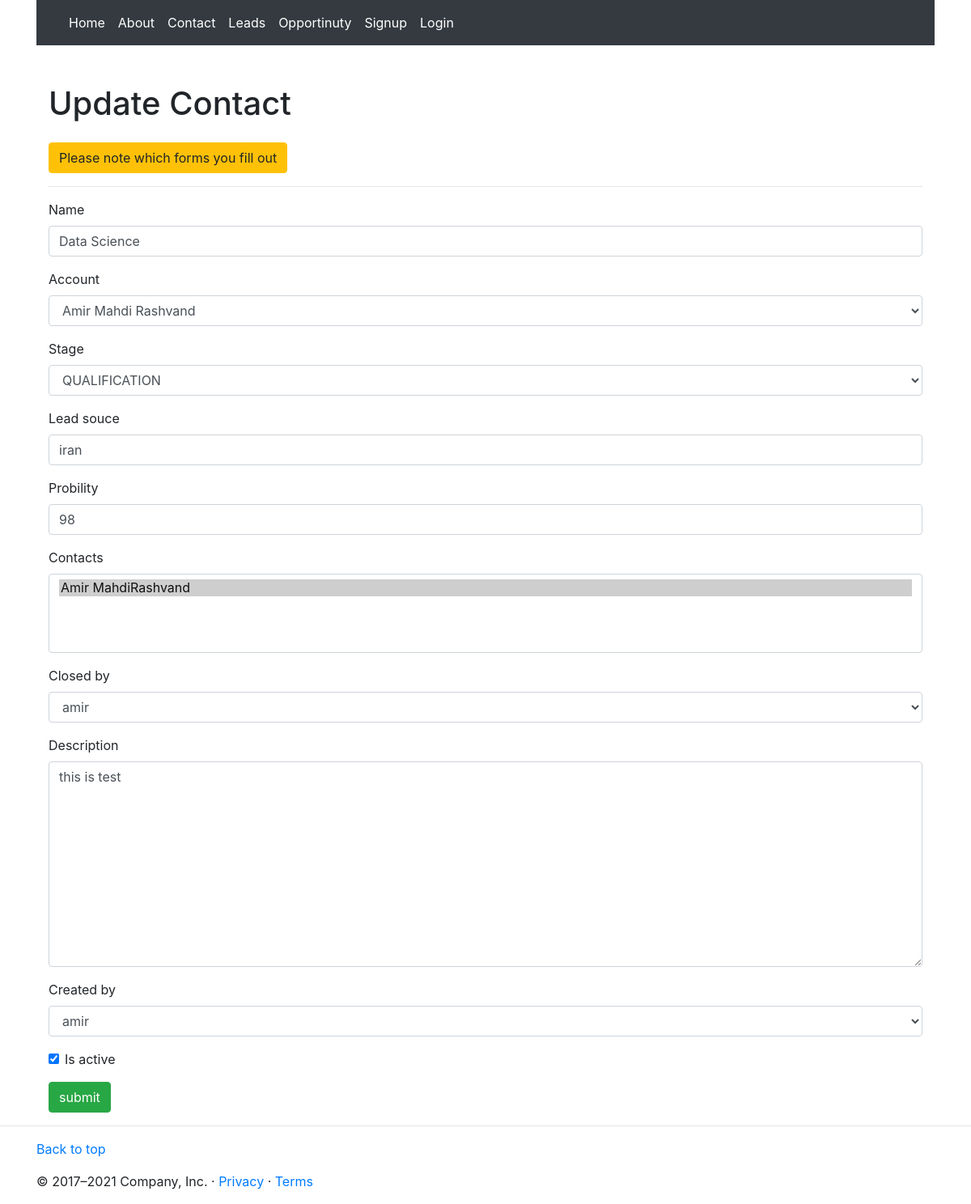
The page /opp/update/2 on the database as committed earlier.
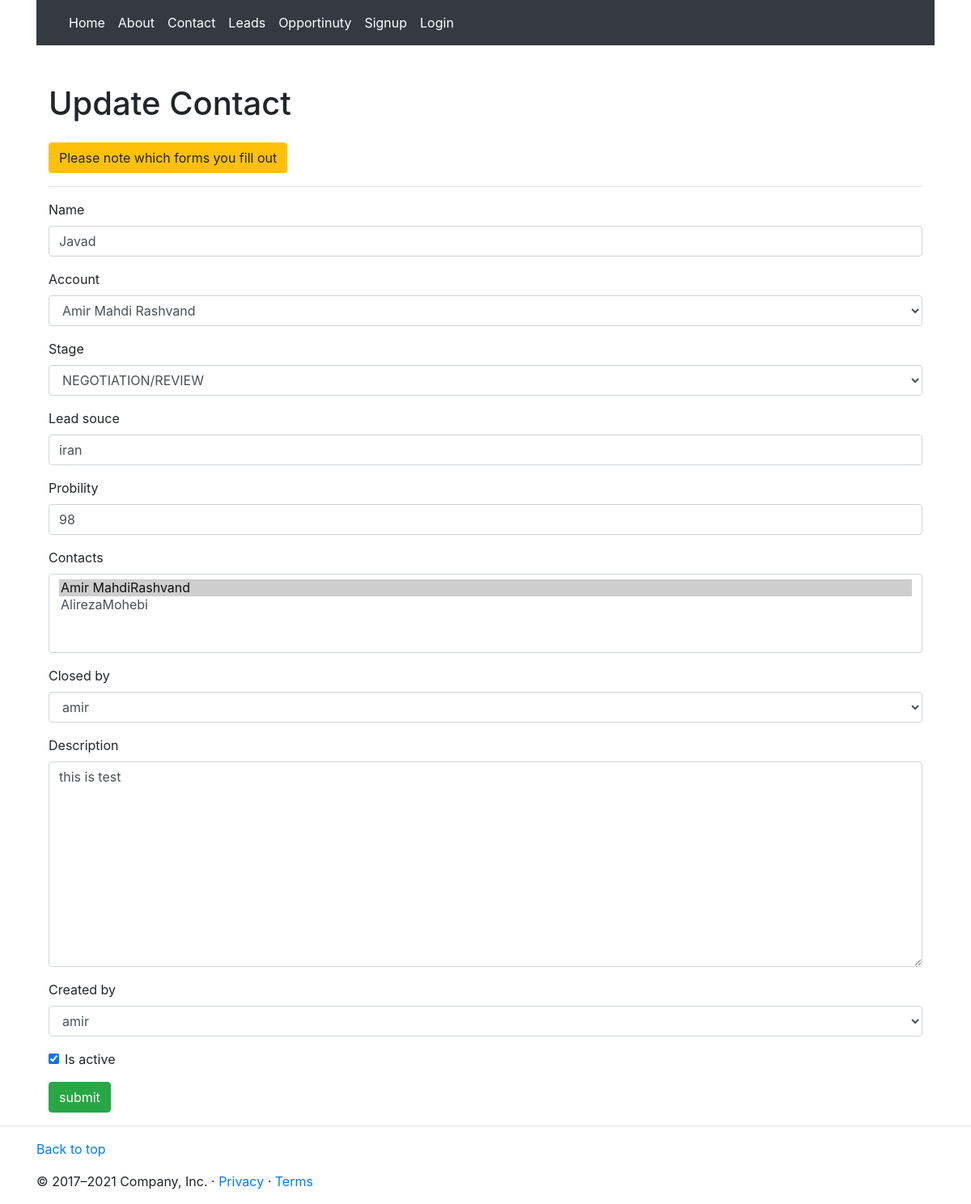
The same page on the database as committed later.
### Opportunity/models.py (models this page shows, shortened)
class Opportinuty(models.Model):
    name         = models.CharField(max_length=50)
    account      = models.ForeignKey(Account, on_delete=models.CASCADE)
    stage        = models.CharField(max_length=50, choices=STAGE_CHOICES)
    amount       = models.DecimalField(max_digits=12, decimal_places=2)
    lead_souce   = models.CharField(max_length=50)
    probility    = models.CharField(max_length=50)
    contacts     = models.ManyToManyField(Contact)
    closed_by    = models.ForeignKey(User, on_delete=models.CASCADE)
    description  = models.TextField()
    created_by   = models.ForeignKey(User, on_delete=models.CASCADE,related_name='created_by_opportinuty',)
    is_active    = models.BooleanField(default=False)

### Account/models.py (models this page shows)
class Account(models.Model):
    name = models.CharField(max_length=200,blank=True)
    emai = models.EmailField(max_length=254)
    phone = models.CharField(max_length=50)
    industry = models.CharField(max_length=50, choices=INDUSTRY_CHOICES)
    website = models.URLField(max_length=200)
    description = models.TextField()
    assigned_to = models.ManyToManyField(User, related_name='assigner')
    created_on  = models.DateTimeField(auto_now_add=False)
    is_active = models.BooleanField(default=True)
    def __str__(self):
        return self.name

### Opportunity/views.py (the view)
# urls.py: path('update/<int:pk>',OOPUpdateView.as_view(), name='update'),
class OOPUpdateView(UpdateView):
    model = Opportinuty
    template_name = 'update.html'
    fields = ['name',"account","stage","lead_souce","probility","contacts","closed_by","description","created_by","is_active"]

### Contact/models.py (called while the page is built)
    def __str__(self):
        return self.first_name + self.last_name

### Opportunity/templates/update.html (shortened to what this page needs)
{% extends 'base.html' %}
{% load bootstrap4 %}
{% block content %}
    <div class="container">
        <h1 class=" pt-5 mb-4 h1"> Update Contact  </h1>
        <small class="small btn btn-warning">Please note which forms you fill out </small>
        <hr>
        <form class="form-group" method="POST">
            <div class="">
                    {% bootstrap_form form %}
                <input type="submit" value="submit" class="btn btn-success" />
            </div>
        </form>
    </div>
{% endblock %}

Rows that differ between the two databases and show on the page:
changed Opportinuty "Amir Mahdi Rashvand": name "Data Science" → "Javad"; stage "QUALIFICATION" → "NEGOTIATION/REVIEW"
Other text that changed with them:
form field contacts: "Amir MahdiRashvand ☑" → "Amir MahdiRashvand ☑ / AlirezaMohebi"
